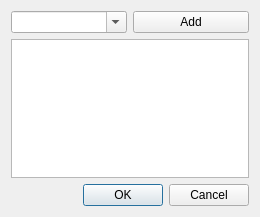
<?xml version="1.0" encoding="UTF-8"?>
<ui version="4.0">
 <class>Dialog</class>
 <widget class="QDialog" name="Dialog">
  <property name="geometry">
   <rect>
    <x>0</x>
    <y>0</y>
    <width>260</width>
    <height>217</height>
   </rect>
  </property>
  <property name="windowTitle">
   <string>Dialog</string>
  </property>
  <layout class="QVBoxLayout" name="verticalLayout">
   <item>
    <layout class="QHBoxLayout" name="horizontalLayout">
     <item>
      <widget class="QComboBox" name="comboBox">
       <property name="editable">
        <bool>true</bool>
       </property>
      </widget>
     </item>
     <item>
      <widget class="QPushButton" name="btnAdd">
       <property name="text">
        <string>Add</string>
       </property>
      </widget>
     </item>
    </layout>
   </item>
   <item>
    <widget class="QListWidget" name="listWidget">
     <property name="selectionMode">
      <enum>QAbstractItemView::ExtendedSelection</enum>
     </property>
    </widget>
   </item>
   <item>
    <widget class="QDialogButtonBox" name="buttonBox">
     <property name="standardButtons">
      <set>QDialogButtonBox::Cancel|QDialogButtonBox::Ok</set>
     </property>
    </widget>
   </item>
  </layout>
 </widget>
 <resources/>
 <connections/>
</ui>
